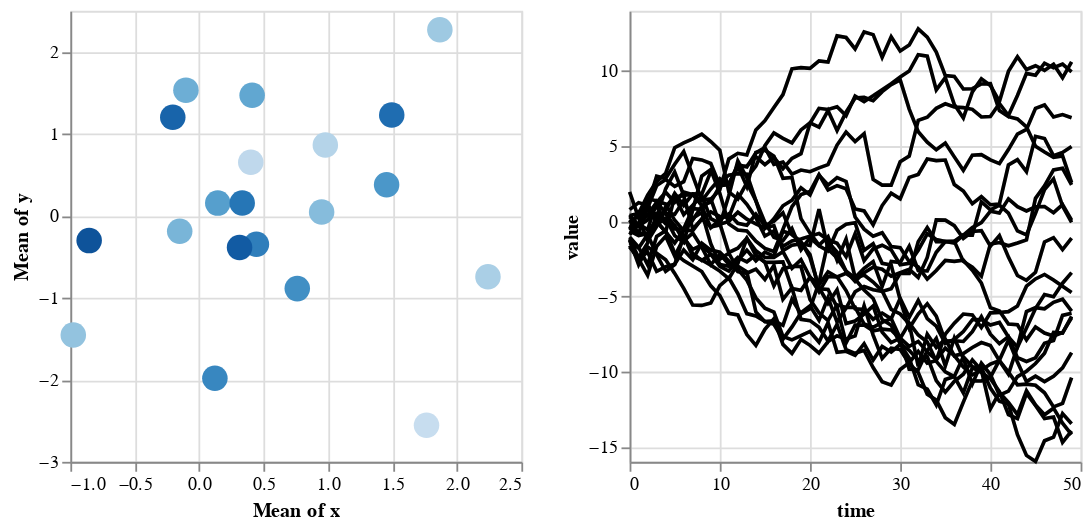

Write notebook code for a chart like this one.
### Code cell
import altair as alt
import pandas as pd
import numpy as np

np.random.seed(0)

n_objects = 20
n_times = 50

# Create one (x, y) pair of metadata per object
locations = pd.DataFrame({
    'id': range(n_objects),
    'x': np.random.randn(n_objects),
    'y': np.random.randn(n_objects)
})

# Create a 50-element time-series for each object
timeseries = pd.DataFrame(np.random.randn(n_times, n_objects).cumsum(0),
                          columns=locations['id'],
                          index=pd.RangeIndex(0, n_times, name='time'))

# Melt the wide-form timeseries into a long-form view
timeseries = timeseries.reset_index().melt('time')

# Merge the (x, y) metadata into the long-form view
timeseries['id'] = timeseries['id'].astype(int)  # make merge not complain
data = pd.merge(timeseries, locations, on='id')

# Data is prepared, now make a chart

selector = alt.selection_single(empty='all', fields=['id'])

base = alt.Chart(data).properties(
    width=250,
    height=250
).add_selection(selector)

points = base.mark_point(filled=True, size=200).encode(
    x='mean(x)',
    y='mean(y)',
    color=alt.condition(selector, 'id:O', alt.value('lightgray'), legend=None),
).interactive()

timeseries = base.mark_line().encode(
    x='time',
    y=alt.Y('value'),  # scale=alt.Scale(domain=(-15, 15))),
    # When selected, draw line as black in increase contrast
    color=alt.condition(~selector, 'id:O', alt.value('black'), legend=None),
    #color=alt.Color('id:O', legend=None)

).transform_filter(
    selector
)

# Add lightgrey lines to background
bgbase = alt.Chart(data).properties(
    width=250,
    height=250
)
background = bgbase.mark_line().encode(
    x='time',
    y=alt.Y('value'), # scale=alt.Scale(domain=(-15, 15))),
    detail = 'id',
    color=alt.value('lightgray')
)

points | background + timeseries

### Figure 1 — Vega-Lite specification as saved in the notebook (floating-point values rounded to 4 significant figures; data arrays with more than 128 entries replaced by an {"elided": "..."} marker saying what was removed)
{"$schema": "https://vega.github.io/schema/vega-lite/v3.4.0.json", "config": {"mark": {"tooltip": null}, "view": {"height": 300, "width": 400}}, "data": {"name": "data-86cc18c68bd6e2ece9bef2b46afbf45b"}, "datasets": {"data-86cc18c68bd6e2ece9bef2b46afbf45b": {"elided": "1000 records"}}, "hconcat": [{"encoding": {"color": {"condition": {"field": "id", "legend": null, "selection": "selector001", "type": "ordinal"}, "value": "lightgray"}, "x": {"aggregate": "mean", "field": "x", "type": "quantitative"}, "y": {"aggregate": "mean", "field": "y", "type": "quantitative"}}, "height": 250, "mark": {"filled": true, "size": 200, "type": "point"}, "selection": {"selector001": {"empty": "all", "fields": ["id"], "type": "single"}, "selector002": {"bind": "scales", "encodings": ["x", "y"], "type": "interval"}}, "width": 250}, {"layer": [{"encoding": {"color": {"value": "lightgray"}, "detail": {"field": "id", "type": "quantitative"}, "x": {"field": "time", "type": "quantitative"}, "y": {"field": "value", "type": "quantitative"}}, "height": 250, "mark": "line", "width": 250}, {"encoding": {"color": {"condition": {"field": "id", "legend": null, "selection": {"not": "selector001"}, "type": "ordinal"}, "value": "black"}, "x": {"field": "time", "type": "quantitative"}, "y": {"field": "value", "type": "quantitative"}}, "height": 250, "mark": "line", "selection": {"selector001": {"empty": "all", "fields": ["id"], "type": "single"}}, "transform": [{"filter": {"selection": "selector001"}}], "width": 250}]}]}
